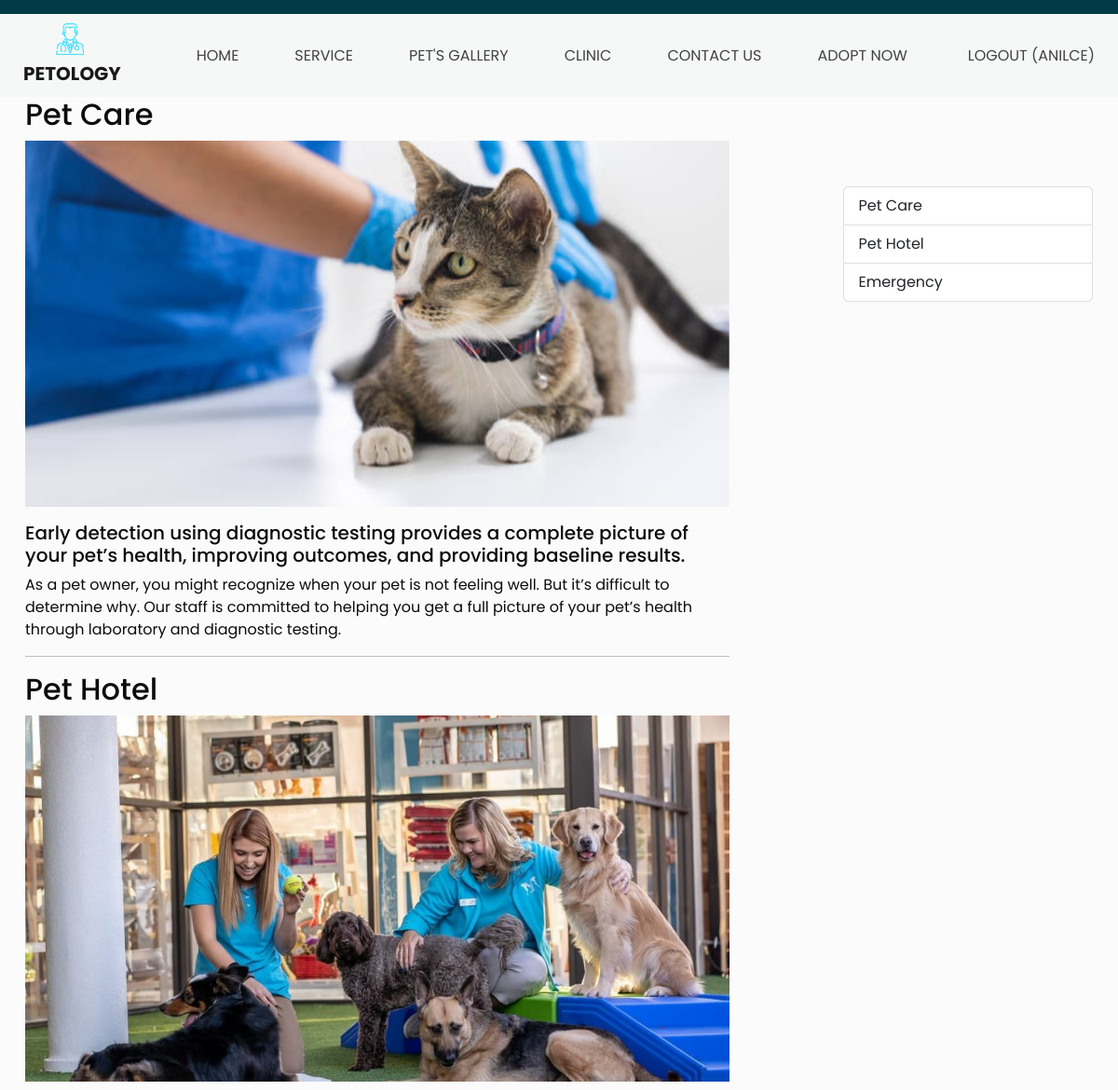
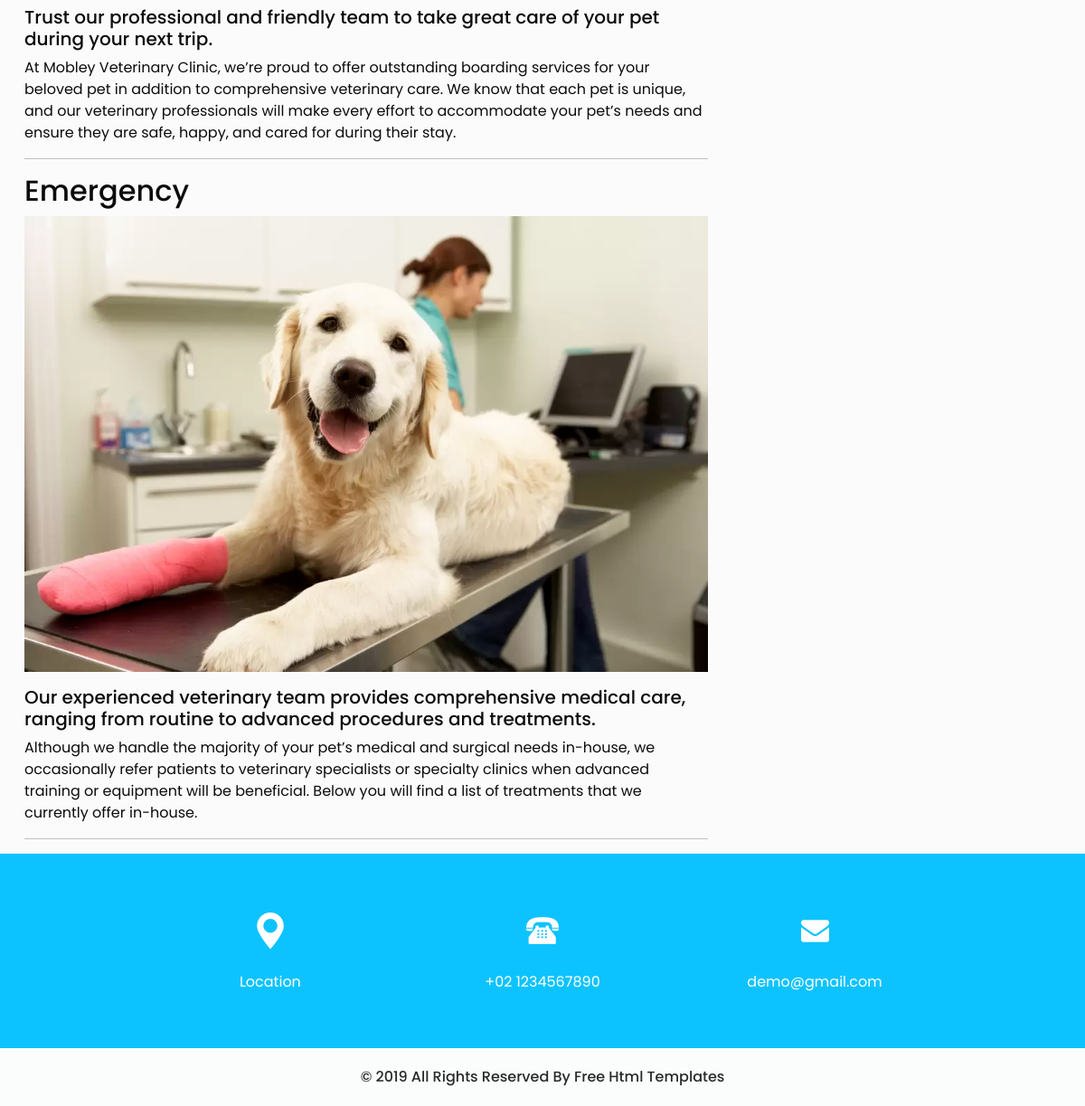
The page /service/ (signed in) on the database its author committed (2 pictures, top to bottom).
### myApp/models.py (models this page shows)
class OurServices(models.Model):
    serviceName= models.CharField(max_length=30)
    serviceDesc=models.CharField( max_length=200,null=True)
    serviceIcon=models.ImageField(upload_to='images/serviceimages',null=True)
    serviceSubHead=models.TextField(null=True)
    serviceDetails=models.TextField(null=True)
    serviceImage=models.ImageField(upload_to='images/serviceimages',null=True)

### myApp/views.py (the view)
# urls.py: path('service/',views.service,name='service'),
def service(request):
    services=OurServices.objects.all()
    return render(request,'service.html',{'services':services})

### myApp/templates/service.html (shortened to what this page needs)
{% extends "base.html" %}
{%load static%}
{% block content %}
<div class="container">
  <div class="row">
    <div class="col-8">
      {%for service in services%}
        <h2 class="display-9" id="{{service.serviceName}}">{{service.serviceName}}</h2>
        <img src="{{service.serviceImage.url}}" class="img-fluid ">
        <h5 class="mt-3">{{service.serviceSubHead}}</h5>
        <p >{{service.serviceDetails}}</p>
        <hr>
        {%endfor%}
      </div>
      <div class="col-1">
      </div>
    <div class="col-3 mt-5">
      <div class="list-group mt-5">
        {%for service in services%}
        <a class="list-group-item list-group-item-action" href="#{{service.serviceName}}">{{service.serviceName}}</a>
        {%endfor%}
      </div>
  </div>
</div>
</div>
  {%endblock%}

### myApp/templates/partials/header.html (shortened to what this page needs)
{%load static%}
{%block content%}
<header class="header_section">
    <div class="container-fluid">
      <nav class="navbar navbar-expand-lg custom_nav-container ">
        <a class="navbar-brand" href="{% url 'home' %}">
          <img src="{% static 'images/logo.png' %}" alt="">
          <span>
            Petology
          </span>
        </a>
        <div class="collapse navbar-collapse" id="navbarSupportedContent">
          <div class="d-flex mx-auto flex-column flex-lg-row align-items-center">
            <ul class="navbar-nav  ">
              <li class="nav-item active">
                <a class="nav-link" href="{% url 'home' %}">Home</a>
              </li>
              <li class="nav-item">
                <a class="nav-link" href="{% url 'service' %}">service </a>
              </li>
              <li class="nav-item">
                <a class="nav-link" href="{% url 'gallery' %}">Pet's gallery </a>
              </li>
              <li class="nav-item">
                <a class="nav-link" href="{% url 'clinic' %}"> clinic</a>
              </li>
              <li class="nav-item">
                <a class="nav-link" href="{% url 'contact' %}">Contact us</a>
              </li>
              <li class="nav-item">
                <a class="nav-link" href="{% url 'buy' %}"> Adopt now </a>
              </li>
            </ul>
          </div>
          <div class="quote_btn-container  d-flex justify-content-center">
            {% if user.is_authenticated %}
            <a class="nav-link" href="{% url 'logoutaccount'%}"> Logout ({{ user.username }}) </a>
            {% endif %}
            </div>
        </div>
      </nav>
    </div>
  </header>
  {%endblock%}

### myApp/static/css/style.css (style rules this page uses)
body { font-family: "Poppins", sans-serif; color: #0c0c0c; background-color: #ffffff; }
.header_section { background-color: #f6f8f7; padding-top: 15px; }
.header_section .container-fluid { padding-right: 25px; padding-left: 25px; }
.header_section .quote_btn-container a { color: #434242; text-transform: uppercase; }
.custom_nav-container.navbar-expand-lg .navbar-nav .nav-link { padding: 10px 30px; color: #434242; text-align: center; text-transform: uppercase; }
a, a:hover, a:focus { text-decoration: none; }
.navbar-brand, .navbar-brand:hover { text-transform: uppercase; font-weight: bold; font-size: 24px; color: #fafcfd; }
.navbar-brand { display: -webkit-box; display: -ms-flexbox; display: flex; -webkit-box-align: center; -ms-flex-align: center; align-items: center; -webkit-box-orient: vertical; -webkit-box-direction: normal; -ms-flex-direction: column; flex-direction: column; }
.navbar-brand img { width: 30px; margin-right: 5px; }
.navbar-brand span { font-size: 20px; font-weight: 700; color: #191919; margin-top: 5px; }
.custom_nav-container { z-index: 99999; padding: 5px 0; }
body { background-color: #fbfbfb; }

### myApp/static/css/responsive.css (style rules this page uses)
@media (min-width: 1200px) { .container { max-width: 1170px; } }

### rows shown on the page
OurServices: serviceName "Pet Care", serviceImage (picture), serviceSubHead "Early detection using diagnostic testing provides a complete picture of your pet’s health, improving outcomes, and providing baseline results.", serviceDetails "As a pet owner, you might recognize when your pet is not feeling well. But it’s difficult to determine why. Our staff is committed to helping you get a full picture of your pet’s health through laboratory and diagnostic testing."
OurServices: serviceName "Pet Hotel", serviceImage (picture), serviceSubHead "Trust our professional and friendly team to take great care of your pet during your next trip.", serviceDetails "At Mobley Veterinary Clinic, we’re proud to offer outstanding boarding services for your beloved pet in addition to comprehensive veterinary care. We know that each pet is unique, and our veterinary professionals will make every effort to accommodate your pet’s needs and ensure they are safe, happy, and cared for during their stay."
OurServices: serviceName "Emergency", serviceImage (picture), serviceSubHead "Our experienced veterinary team provides comprehensive medical care, ranging from routine to advanced procedures and treatments.", serviceDetails "Although we handle the majority of your pet’s medical and surgical needs in-house, we occasionally refer patients to veterinary specialists or specialty clinics when advanced training or equipment will be beneficial. Below you will find a list of treatments that we currently offer in-house."

### other values the page prints
{{ user.username }} "ANILCE"
